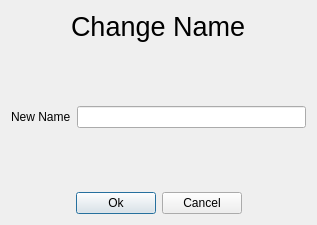
<?xml version="1.0" encoding="UTF-8"?>
<ui version="4.0">
 <class>CHangeName</class>
 <widget class="QDialog" name="CHangeName">
  <property name="geometry">
   <rect>
    <x>0</x>
    <y>0</y>
    <width>317</width>
    <height>225</height>
   </rect>
  </property>
  <property name="windowTitle">
   <string>Dialog</string>
  </property>
  <layout class="QVBoxLayout" name="verticalLayout">
   <item>
    <layout class="QHBoxLayout" name="horizontalLayout_2">
     <item>
      <spacer name="horizontalSpacer">
       <property name="orientation">
        <enum>Qt::Horizontal</enum>
       </property>
       <property name="sizeHint" stdset="0">
        <size>
         <width>40</width>
         <height>20</height>
        </size>
       </property>
      </spacer>
     </item>
     <item>
      <widget class="QLabel" name="label_2">
       <property name="font">
        <font>
         <pointsize>20</pointsize>
        </font>
       </property>
       <property name="text">
        <string>Change Name</string>
       </property>
      </widget>
     </item>
     <item>
      <spacer name="horizontalSpacer_2">
       <property name="orientation">
        <enum>Qt::Horizontal</enum>
       </property>
       <property name="sizeHint" stdset="0">
        <size>
         <width>40</width>
         <height>20</height>
        </size>
       </property>
      </spacer>
     </item>
    </layout>
   </item>
   <item>
    <spacer name="verticalSpacer">
     <property name="orientation">
      <enum>Qt::Vertical</enum>
     </property>
     <property name="sizeHint" stdset="0">
      <size>
       <width>20</width>
       <height>40</height>
      </size>
     </property>
    </spacer>
   </item>
   <item>
    <layout class="QHBoxLayout" name="horizontalLayout">
     <item>
      <widget class="QLabel" name="label">
       <property name="text">
        <string>New Name</string>
       </property>
      </widget>
     </item>
     <item>
      <widget class="QLineEdit" name="lineEdit"/>
     </item>
    </layout>
   </item>
   <item>
    <spacer name="verticalSpacer_2">
     <property name="orientation">
      <enum>Qt::Vertical</enum>
     </property>
     <property name="sizeHint" stdset="0">
      <size>
       <width>20</width>
       <height>40</height>
      </size>
     </property>
    </spacer>
   </item>
   <item>
    <layout class="QHBoxLayout" name="horizontalLayout_4">
     <item>
      <spacer name="horizontalSpacer_3">
       <property name="orientation">
        <enum>Qt::Horizontal</enum>
       </property>
       <property name="sizeHint" stdset="0">
        <size>
         <width>40</width>
         <height>20</height>
        </size>
       </property>
      </spacer>
     </item>
     <item>
      <layout class="QHBoxLayout" name="horizontalLayout_3">
       <item>
        <widget class="QPushButton" name="OkButton">
         <property name="text">
          <string>Ok</string>
         </property>
        </widget>
       </item>
       <item>
        <widget class="QPushButton" name="CancelButton">
         <property name="text">
          <string>Cancel</string>
         </property>
        </widget>
       </item>
      </layout>
     </item>
     <item>
      <spacer name="horizontalSpacer_4">
       <property name="orientation">
        <enum>Qt::Horizontal</enum>
       </property>
       <property name="sizeHint" stdset="0">
        <size>
         <width>40</width>
         <height>20</height>
        </size>
       </property>
      </spacer>
     </item>
    </layout>
   </item>
  </layout>
 </widget>
 <resources/>
 <connections/>
</ui>
